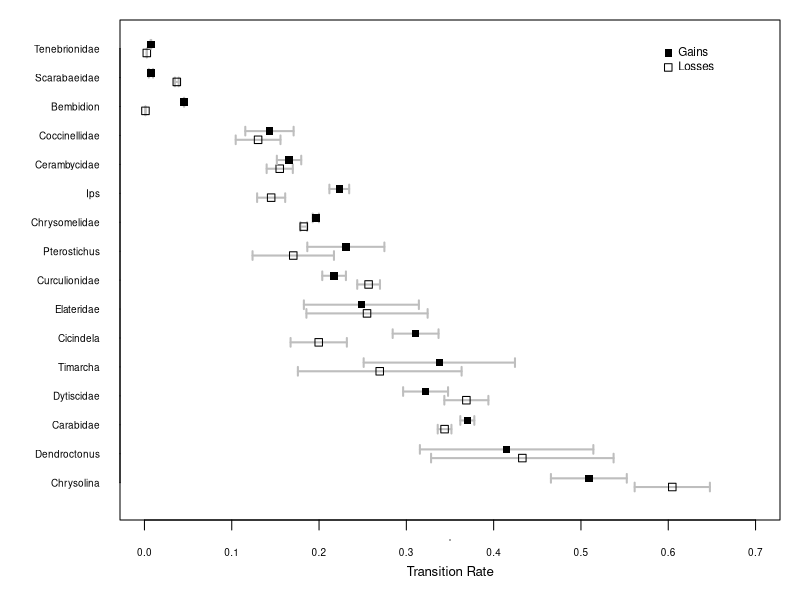

Source code (R):
setwd("~/Desktop/Dropbox/papers/chrom.num/data and analysis/analyses/chrom.evol")
data <- read.csv("final.params2.csv", as.is=T)[,c(1,3:14,16:19)]
# lets make a table for our combined results
results <- data

#lets convert the sd in data.ph.u to CI values
results[3:4,2:17] <- data[3:4,2:17]/sqrt(20-1)*1.96
results[5:6,2:17] <- data[5:6,2:17]/sqrt(100-1)*1.96


foo <- results[1:2,1:17]
foo <- colMeans(foo[,2:17])
bar <- order(foo, decreasing=T)
bar <- bar+1

results <- results[,c(1,bar)]

par(mar=c(4,6,1,1))
plot(0,0, col="white", xlim=c(0,.7), ylim=c(.5,16.5), yaxt="n",
     ylab="", xlab="", cex.axis=.6,main="",cex.lab=.8)
axis(side=2,at=1:16+.15, labels=colnames(results)[2:17], las=2, cex.axis=.6, tck=0)
axis(side=1,at=.35, line=1,labels="Transition Rate", las=1, cex.axis=.8, tck=0)
lo <- results[1,2:17]-results[5,2:17]
hi <- results[1,2:17]+results[5,2:17]
for(i in 1:16){
  lines(y=c(i,i), x=c(lo[i],hi[i]), lwd=2, col="gray")
  lines(y=c(i-.15,i+.15), x=rep(lo[i], each=2), lwd=2, col="gray")
  lines(y=c(i-.15,i+.15), x=rep(hi[i], each=2), lwd=2, col="gray")
}
points(y=1:16, x=results[1,2:17], pch=0, cex=1)
lo <- results[2,2:17]-results[6,2:17]
hi <- results[2,2:17]+results[6,2:17]
for(i in 1:16){
  j<-i+.3
  lines(y=c(j,j), x=c(lo[i],hi[i]), lwd = 2, col = "gray")
  lines(y=c(j-.15,j +.15), x=rep(lo[i], each = 2), lwd = 2, col = "gray")
  lines(y=c(j-.15,j +.15), x=rep(hi[i], each = 2), lwd = 2, col = "gray")
}
points(y=1:16+.3, x=results[2,2:17], pch=15, cex=1)

points(x=rep(.6,2), y=c(16,15.5),pch=c(15,0), cex=1)
text(x=rep(.6,2), y=c(16,15.5),labels=c("Gains", "Losses"), pos=4, cex=.7)
## lets figure out the right order based on mean

